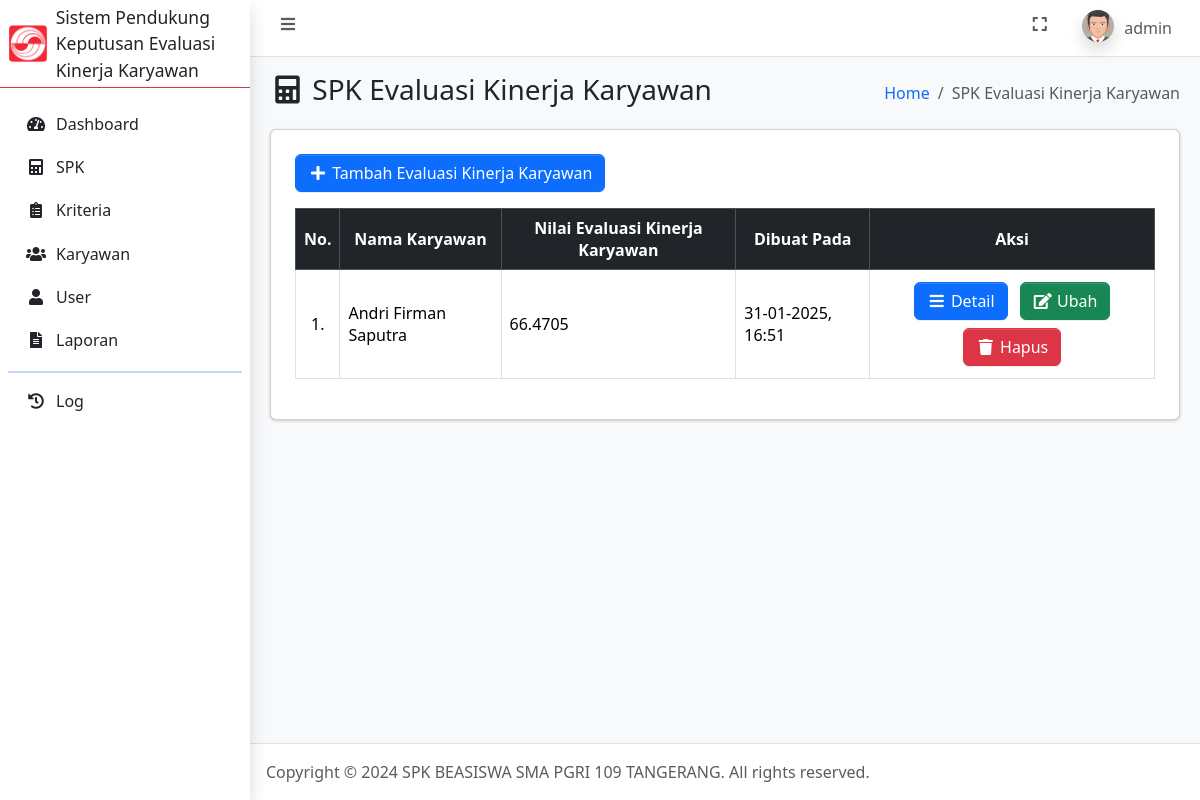
The page /spk.php (signed in) on the database as committed earlier.
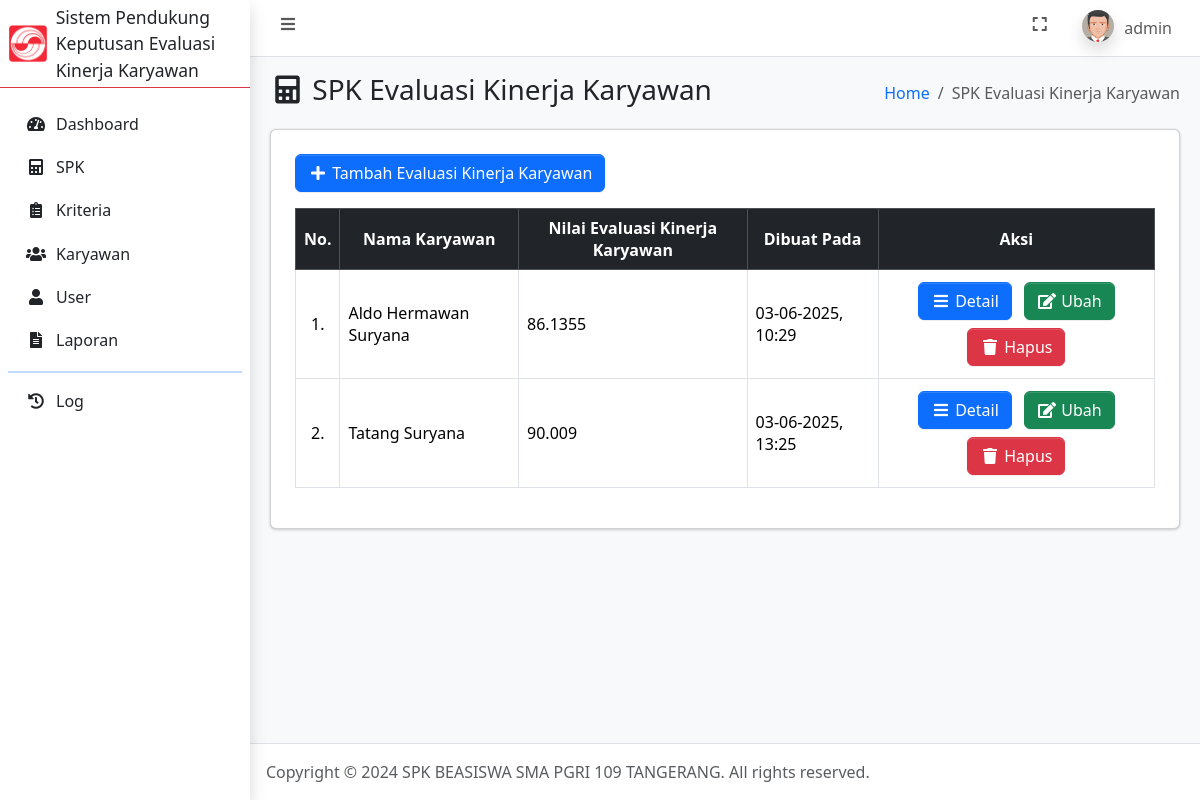
The same page on the database as committed later.
### tables this page shows
CREATE TABLE `hasil_fucom` (
  `id_hasil` int(11) NOT NULL,
  `id_karyawan` int(11) NOT NULL,
  `nilai_akhir` float NOT NULL,
  `dibuat_pada` datetime NOT NULL DEFAULT current_timestamp()
);

CREATE TABLE `karyawan` (
  `id_karyawan` int(11) NOT NULL,
  `nik` varchar(20) NOT NULL,
  `nama_karyawan` varchar(100) NOT NULL,
  `tanggal_lahir` date NOT NULL,
  `jenis_kelamin` enum('laki-laki','perempuan') NOT NULL,
  `no_hp` varchar(20) NOT NULL,
  `alamat` text NOT NULL,
  `foto` text NOT NULL,
  `dibuat_pada` datetime NOT NULL DEFAULT current_timestamp()
);

### spk.php (the view, shortened to what this page needs)
<?php
    require_once 'connection.php';
    $hasil = mysqli_query($conn, "SELECT *, hasil_fucom.dibuat_pada as dibuat FROM hasil_fucom LEFT JOIN karyawan ON hasil_fucom.id_karyawan = karyawan.id_karyawan");
?>
<!DOCTYPE html>
<html lang="en">
<head>
    <?php include_once 'include/head.php'; ?>
</head>
<body class="layout-fixed sidebar-expand-lg bg-body-tertiary">
    <div class="app-wrapper">
        <?php include_once 'include/navbar.php'; ?>
        <?php include_once 'include/sidebar.php'; ?>
        <main class="app-main">
            <div class="app-content-header">
                <div class="container-fluid">
                    <div class="row">
                        <div class="col-sm-6">
                            <h3 class="mb-0"><i class="nav-icon fas fa-fw fa-calculator"></i> SPK Evaluasi Kinerja Karyawan</h3>
                        </div>
                        <div class="col-sm-6">
                            <ol class="breadcrumb float-sm-end">
                                <li class="breadcrumb-item"><a href="index.php">Home</a></li>
                                <li class="breadcrumb-item active" aria-current="page">
                                    SPK Evaluasi Kinerja Karyawan
                                </li>
                            </ol>
                        </div>
                    </div>
                </div>
            </div>
            <div class="app-content">
                <div class="container-fluid">
                    <div class="card">
                        <div class="card-body">
                            <div class="table-responsive p-2">
                                <a href="tambah_spk.php" class="mb-3 btn btn-primary"><i class="fas fa-fw fa-plus"></i> Tambah Evaluasi Kinerja Karyawan</a>
                                <table class="table table-bordered" id="table_id">
                                    <thead class="table-dark">
                                        <tr>
                                            <th class="text-center align-middle">No.</th>
                                            <th class="text-center align-middle">Nama Karyawan</th>
                                            <th class="text-center align-middle">Nilai Evaluasi Kinerja Karyawan</th>
                                            <th class="text-center align-middle">Dibuat Pada</th>
                                            <th class="text-center align-middle">Aksi</th>
                                        </tr>
                                    </thead>
                                    <tbody>
                                        <?php $i = 1; ?>
                                        <?php foreach ($hasil as $dh): ?>
                                            <tr>
                                                <td class="text-center align-middle"><?= $i++; ?>.</td>
                                                <td class="align-middle text-start"><?= $dh['nama_karyawan']; ?></td>
                                                <td class="align-middle text-start"><?= $dh['nilai_akhir']; ?></td>
                                                <td class="align-middle text-start"><?= date('d-m-Y, H:i', strtotime($dh['dibuat'])); ?></td>
                                                <td class="text-center align-middle">
                                                    <a href="hasil_spk.php?id_hasil=<?= $dh['id_hasil']; ?>" class="m-1 btn btn-primary"><i class="fas fa-fw fa-bars"></i> Detail</a>
                                                    <a href="ubah_spk.php?id_hasil=<?= $dh['id_hasil']; ?>" class="m-1 btn btn-success"><i class="fas fa-fw fa-edit"></i> Ubah</a>
                                                    <a href="hapus_spk.php?id_hasil=<?= $dh['id_hasil']; ?>" data-nama="<?= $dh['nama_karyawan']; ?>" class="m-1 btn btn-danger btn-delete"><i class="fas fa-fw fa-trash"></i> Hapus</a>
                                                </td>
                                            </tr>
                                        <?php endforeach ?>
                                    </tbody>
                                </table>
                            </div>
                        </div>
                    </div>
                </div>
            </div>
        </main>
        <?php include_once 'include/footer.php'; ?>
    </div>
</body>
</html>

Rows that differ between the two databases and show on the page:
removed hasil_fucom: id_karyawan.nama_karyawan "Andri Firman Saputra", nilai_akhir "66.4705", dibuat_pada "31-01-2025, 16:51"
added hasil_fucom: id_karyawan.nama_karyawan "Aldo Hermawan Suryana", nilai_akhir "86.1355", dibuat_pada "03-06-2025, 10:29"
added hasil_fucom: id_karyawan.nama_karyawan "Tatang Suryana", nilai_akhir "90.009", dibuat_pada "03-06-2025, 13:25"
